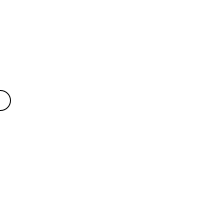
Frame 1 (no input)
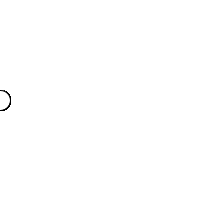
Frame 60 (the mouse pressed at the canvas centre just before this capture)
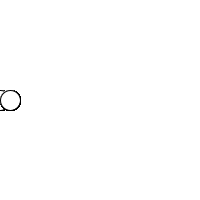
Frame 120 (the mouse held since frame 60 and released just before this capture)

The Processing sketch that drew these frames (run headless with seeded random() and noise(); from frame 60 on, the mouse is pressed at the canvas centre):

// Processing sketch: Part3_6_mouse2_2
// ── Part3_6_mouse2_2.pde
float x;

void setup(){
  size(200, 200);
  background(255);
  x = 0;
}

void draw(){
  ellipse(x, 100, 20, 20);
}


void mousePressed(){
  x += 10;
}
